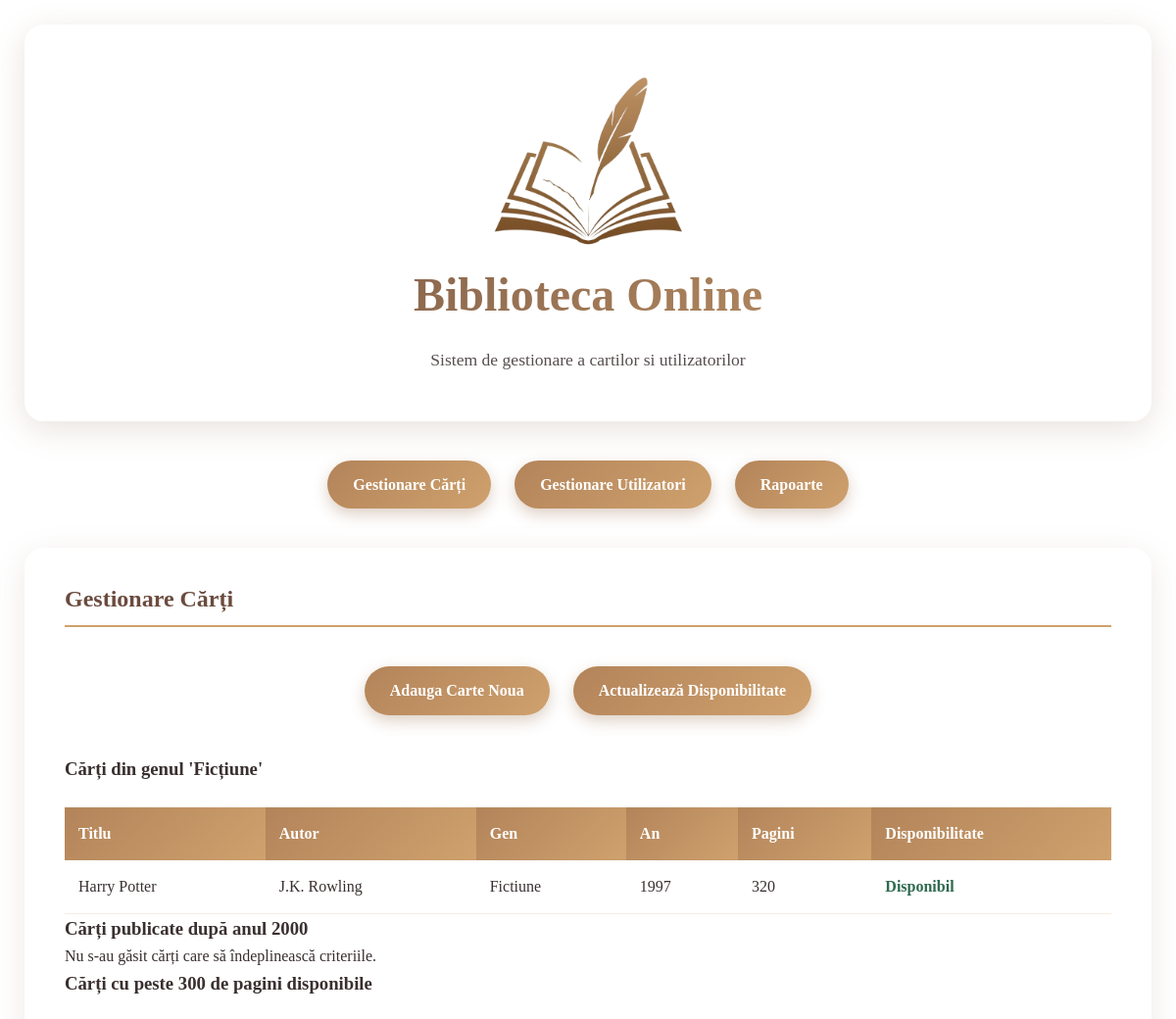
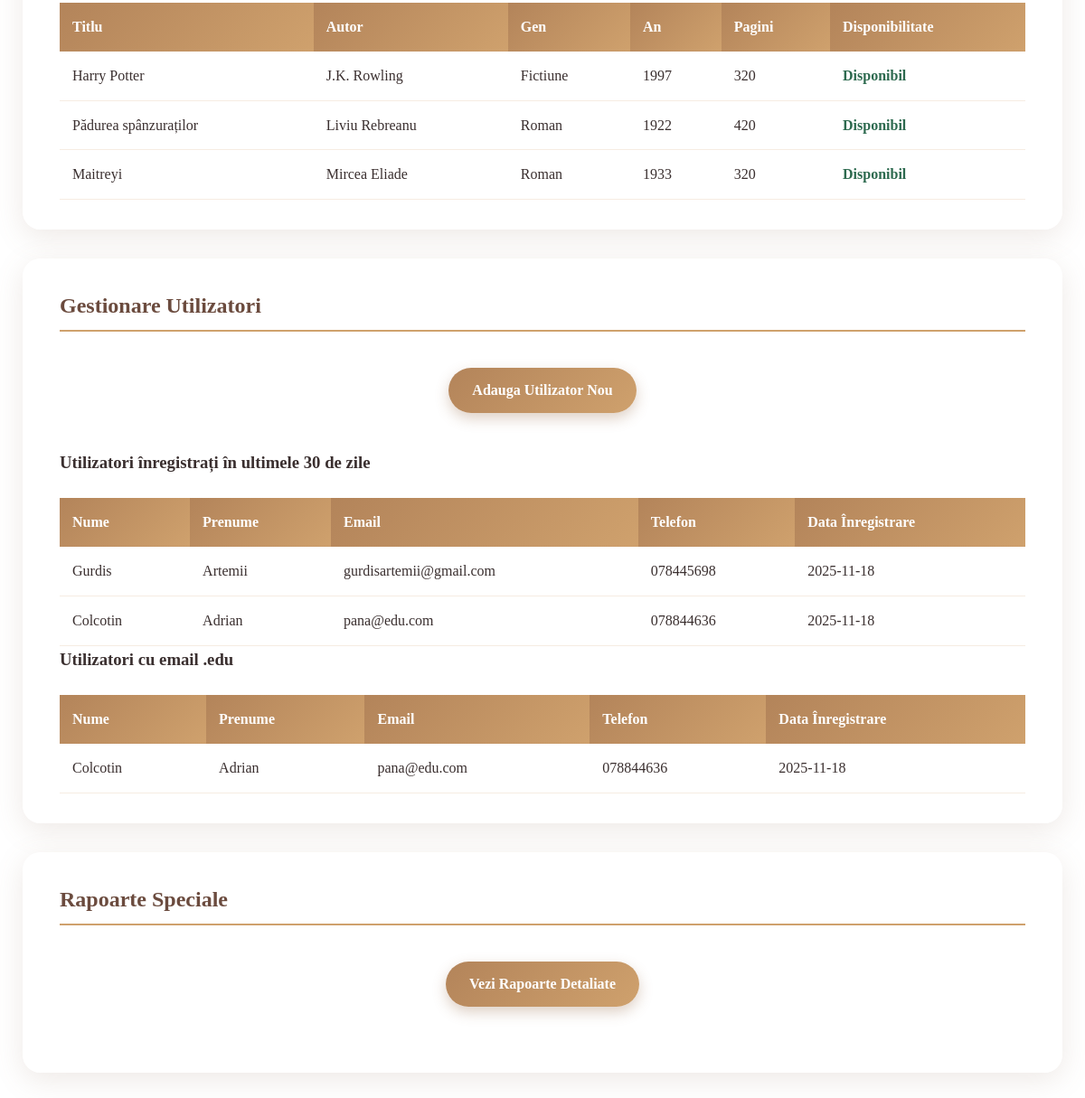
The page / on the database its author committed (2 pictures, top to bottom).
### tables this page shows
CREATE TABLE `carti_biblioteca` (
  `id` int(11) NOT NULL,
  `titlu_carte` varchar(255) NOT NULL,
  `autor` varchar(255) DEFAULT NULL,
  `gen_literar` varchar(100) DEFAULT NULL,
  `an_publicare` int(11) DEFAULT NULL,
  `nr_pagini` int(11) DEFAULT NULL,
  `descriere` text DEFAULT NULL,
  `stare_disponibilitate` tinyint(1) DEFAULT 1
);

CREATE TABLE `utilizatori_biblioteca` (
  `id` int(11) NOT NULL,
  `nume` varchar(100) NOT NULL,
  `prenume` varchar(100) NOT NULL,
  `email` varchar(255) NOT NULL,
  `nr_telefon` varchar(20) DEFAULT NULL,
  `data_inregistrare` date DEFAULT curdate()
);

### rapoarte_carti.php (the view, shortened to what this page needs)
<?php
echo "<h3>Cărți din genul 'Ficțiune'</h3>";
$result1 = $conn->query("SELECT * FROM carti_biblioteca WHERE gen_literar = 'Ficțiune'");
displayBooksTable($result1);
echo "<h3>Cărți publicate după anul 2000</h3>";
$result2 = $conn->query("SELECT * FROM carti_biblioteca WHERE an_publicare > 2000");
displayBooksTable($result2);
echo "<h3>Cărți cu peste 300 de pagini disponibile</h3>";
$result3 = $conn->query("SELECT * FROM carti_biblioteca WHERE nr_pagini > 300 AND stare_disponibilitate = TRUE");
function displayBooksTable($result) {
    if ($result && $result->num_rows > 0) {
        echo '<div class="table-container">';
        echo '<table class="data-table">';
        echo '<thead><tr><th>Titlu</th><th>Autor</th><th>Gen</th><th>An</th><th>Pagini</th><th>Disponibilitate</th></tr></thead>';
        echo '<tbody>';
        while ($row = $result->fetch_assoc()) {
            $disponibil = $row['stare_disponibilitate'] ?
                '<span class="available">Disponibil</span>' :
                '<span class="unavailable">Indisponibil</span>';
            echo "<tr>
                <td>{$row['titlu_carte']}</td>
                <td>{$row['autor']}</td>
                <td>{$row['gen_literar']}</td>
                <td>{$row['an_publicare']}</td>
                <td>{$row['nr_pagini']}</td>
                <td>{$disponibil}</td>
            </tr>";
        }
        echo '</tbody></table></div>';
    } else {
        echo '<p>Nu s-au găsit cărți care să îndeplinească criteriile.</p>';
    }
}
?>

### rapoarte_utilizatori.php (shortened to what this page needs)
<?php
echo "<h3>Utilizatori înregistrați în ultimele 30 de zile</h3>";
$result1 = $conn->query("SELECT * FROM utilizatori_biblioteca WHERE data_inregistrare >= DATE_SUB(CURDATE(), INTERVAL 30 DAY)");
displayUsersTable($result1);
echo "<h3>Utilizatori cu email .edu</h3>";
$result2 = $conn->query("SELECT * FROM utilizatori_biblioteca WHERE email LIKE '%@edu%'");
function displayUsersTable($result) {
    if ($result && $result->num_rows > 0) {
        echo '<div class="table-container">';
        echo '<table class="data-table">';
        echo '<thead><tr><th>Nume</th><th>Prenume</th><th>Email</th><th>Telefon</th><th>Data Înregistrare</th></tr></thead>';
        echo '<tbody>';
        while ($row = $result->fetch_assoc()) {
            $telefon = $row['nr_telefon'] ? $row['nr_telefon'] : '<em>nespecificat</em>';
            echo "<tr>
                <td>{$row['nume']}</td>
                <td>{$row['prenume']}</td>
                <td>{$row['email']}</td>
                <td>{$telefon}</td>
                <td>{$row['data_inregistrare']}</td>
            </tr>";
        }
        echo '</tbody></table></div>';
    } else {
        echo '<p>Nu s-au găsit utilizatori care să îndeplinească criteriile.</p>';
    }
}
?>

### style.css (style rules this page uses)
* { margin: 0; padding: 0; box-sizing: border-box; }
body { font-family: 'Merriweather', 'Georgia', serif; background: linear-gradient(135deg, #f7f2ec 0%, #e6dccb 100%); min-height: 100vh; color: #3a2f2f; line-height: 1.6; background-image: url('https://www.transparenttextures.com/patterns/paper-fibers.png'); }
.table-container { overflow-x: auto; margin-top: 1.5rem; }
.data-table { width: 100%; border-collapse: collapse; }
.data-table th, .data-table td { padding: 14px; text-align: left; border-bottom: 1px solid rgba(207, 161, 109, 0.2); }
.data-table th { background: linear-gradient(135deg, #b3845a, #cfa16d); color: #fff; font-weight: bold; }
.available { color: #2d6a4f; font-weight: bold; }

### rows shown on the page
carti_biblioteca: titlu_carte "Harry Potter", autor "J.K. Rowling", gen_literar "Fictiune", an_publicare "1997", nr_pagini "320", stare_disponibilitate "Disponibil"
carti_biblioteca: titlu_carte "Pădurea spânzuraților", autor "Liviu Rebreanu", gen_literar "Roman", an_publicare "1922", nr_pagini "420", stare_disponibilitate "Disponibil"
carti_biblioteca: titlu_carte "Maitreyi", autor "Mircea Eliade", gen_literar "Roman", an_publicare "1933", nr_pagini "320", stare_disponibilitate "Disponibil"
utilizatori_biblioteca: nume "Gurdis", prenume "Artemii", email "gurdisartemii@gmail.com", nr_telefon "078445698", data_inregistrare "2025-11-18"
utilizatori_biblioteca: nume "Colcotin", prenume "Adrian", email "pana@edu.com", nr_telefon "078844636", data_inregistrare "2025-11-18"
